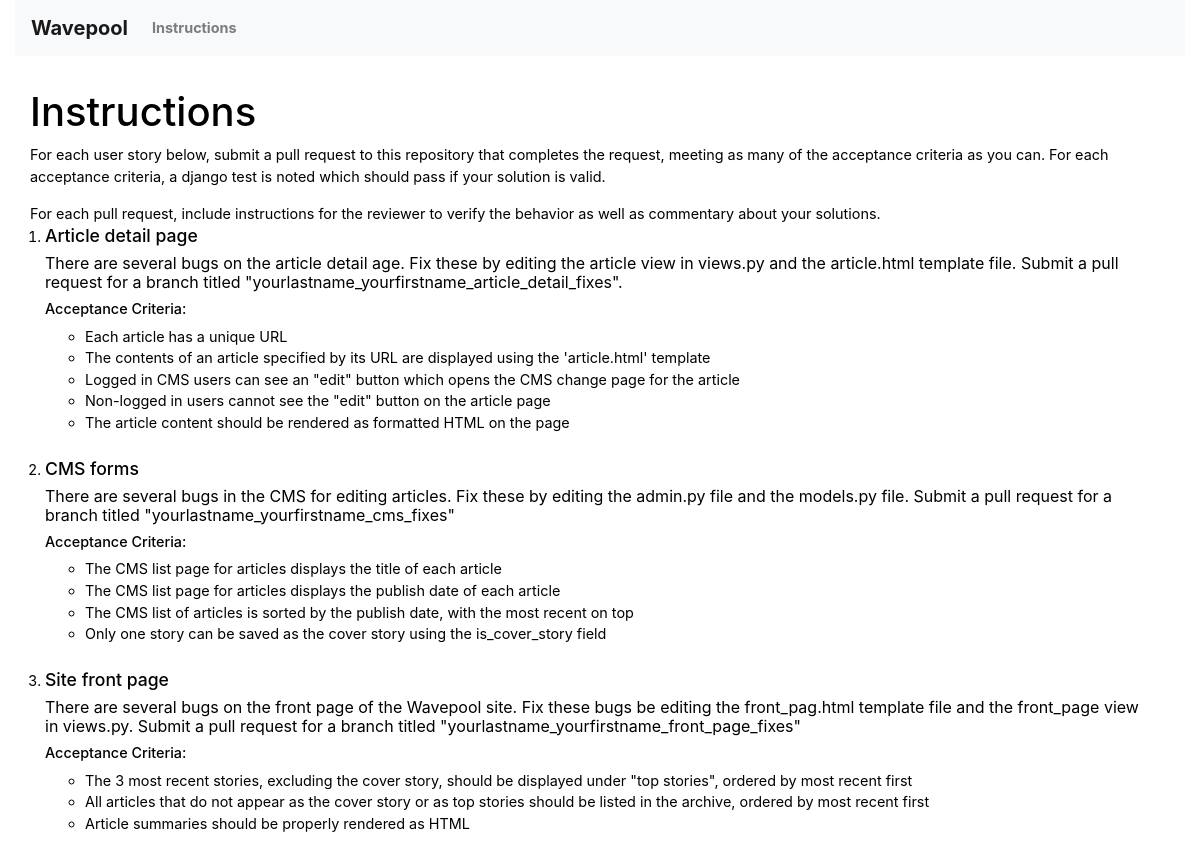
Before: /instructions with the older database file.
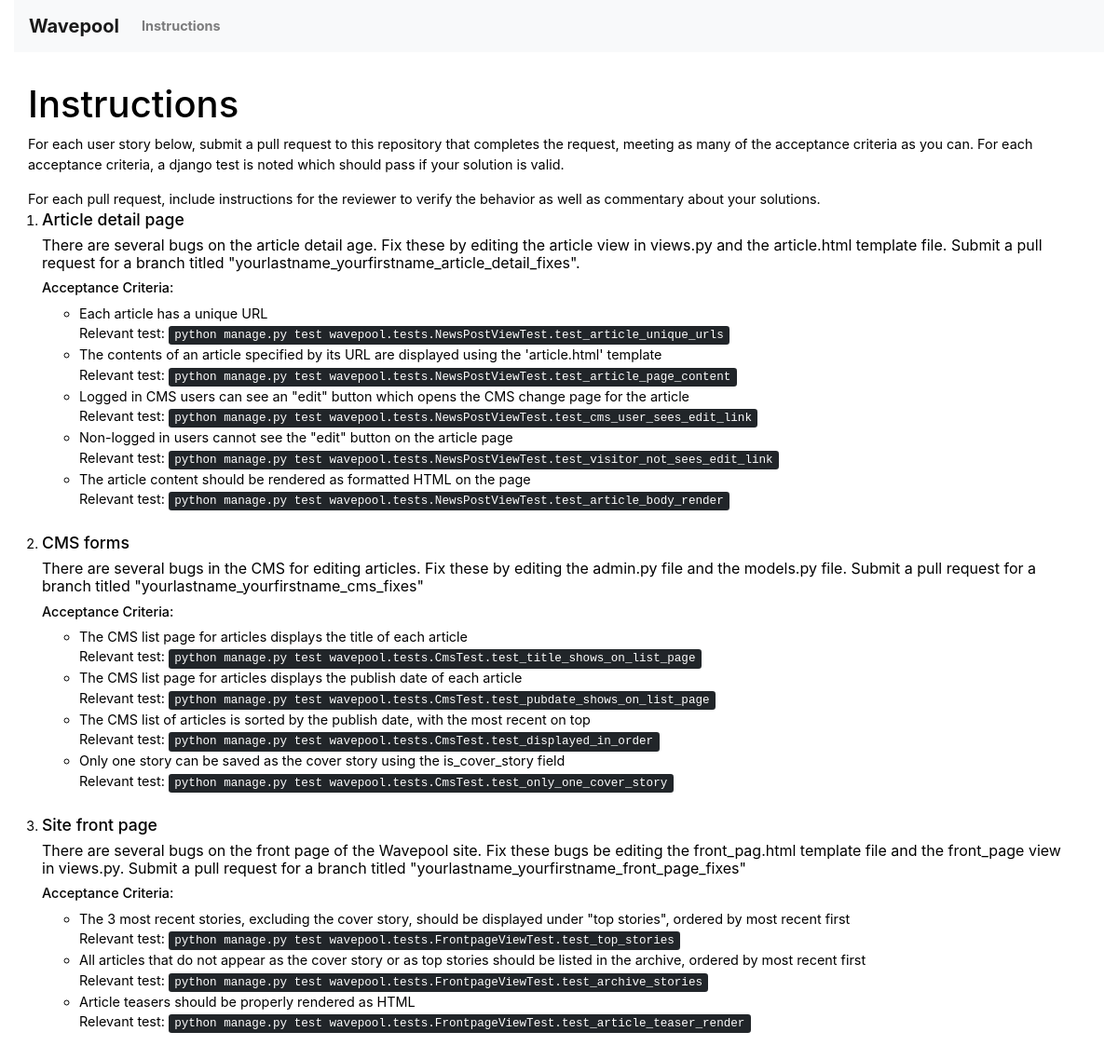
After: the same page with the newer database file.
### wavepool/models.py (models this page shows, shortened)
class UserStory(models.Model):
    title = models.CharField(max_length=300)
    description = models.TextField(max_length=1000)

class AcceptanceCriteria(models.Model):
    UserStory = models.ForeignKey(UserStory, on_delete=models.CASCADE)
    ac = models.TextField(max_length=3000)

### wavepool/views.py (the view)
# urls.py: path('instructions', views.instructions, name='instructions'),
def instructions(request):
    template = loader.get_template('wavepool/instructions.html')
    user_stories = UserStory.objects.all()
    context = {
        'user_stories': user_stories
    }
    return HttpResponse(template.render(context, request))

### wavepool/templates/wavepool/instructions.html (shortened to what this page needs)
{% extends 'wavepool/base.html' %}
{% block page_content %}
	<div id="instructions">
		<div class="row">
			<h1>Instructions</h1>
			<p>For each user story below, submit a pull request to this repository that completes the request, meeting as many of the acceptance criteria as you can. For each acceptance criteria, a django test is noted which should pass if your solution is valid.For each pull request, include instructions for the reviewer to verify the behavior as well as commentary about your solutions.</p>
		</div>
		<ol>
			{% for user_story in user_stories %}
			<li class="instructable">
				<h1>{{user_story.title}}</h1>
				<h2>{{user_story.description}}</h2>
				<h3>Acceptance Criteria:</h3>
				<ul>
				{% for ac in user_story.acceptancecriteria_set.all %}
					<li class="instructable-ac">{{ac.ac|safe}}</li>
				{% endfor %}
				</ul>
			</li>
			{% endfor %}
		</ol>
	</div>
{% endblock %}

### wavepool/templates/wavepool/base.html (shortened to what this page needs)
{% load static %}
<html>
	<head>
  		<link href="{% static 'bootstrap/css/bootstrap.min.css' %}" rel="stylesheet">
  		<link href="{% static 'app.css' %}" rel="stylesheet">
	</head>
	<body>
		<div class="container-fluid">
			<nav class="navbar navbar-expand-lg navbar-light bg-light">
			  <a class="navbar-brand" href="{% url 'home' %}">Wavepool</a>
			  <div class="collapse navbar-collapse" id="navbarSupportedContent">
			    <ul class="navbar-nav mr-auto">
			      <li class="nav-item">
			        <a class="nav-link" href="{% url 'instructions' %}">Instructions</a>
			      </li>
			    </ul>
			  </div>
			</nav>
		</div>
		<div id="page_content" class="container">
			{% block page_content %}{% endblock %}
		</div>
	</body>
</html>

### wavepool/static/app.css (style rules this page uses)
body { font-size: .9rem; }
body a { color: #000; font-weight: bold; }
h2 { font-size: .85rem; font-weight: bold; text-transform: uppercase; color: #868484; }
#page_content { margin-top: 2rem; }
#instructions { color: #000; }
#instructions ol { padding: 0; }
#instructions ol li.instructable { padding-bottom: 1.5rem; }
#instructions ol h1 { font-size: 1.1rem; }
#instructions ol h2 { font-size: 1rem; font-weight: normal; text-transform: none; color: #000; }
#instructions ol h3 { font-size: .9rem; }

Changed rows visible on the page:
changed AcceptanceCriteria: ac "Each article has a unique URL" → "Each article has a unique URL Relevant test: python manage.py test wavepool.tests.NewsPostViewTest.test_article_unique_urls"
changed AcceptanceCriteria: ac "The contents of an article specified by its URL are displayed using the 'article.html' template" → "…using the 'article.html' template Relevant test: python manage.py test wavepool.tests.NewsPostViewTest.test_article_page_content"
changed AcceptanceCriteria: ac "Logged in CMS users can see an \"edit\" button which opens the CMS change page for the article" → "…page for the article Relevant test: python manage.py test wavepool.tests.NewsPostViewTest.test_cms_user_sees_edit_link"
changed AcceptanceCriteria: ac "Non-logged in users cannot see the \"edit\" button on the article page" → "…on the article page Relevant test: python manage.py test wavepool.tests.NewsPostViewTest.test_visitor_not_sees_edit_link"
changed AcceptanceCriteria: ac "The article content should be rendered as formatted HTML on the page" → "…HTML on the page Relevant test: python manage.py test wavepool.tests.NewsPostViewTest.test_article_body_render"
changed AcceptanceCriteria: ac "The CMS list page for articles displays the title of each article" → "The CMS list page for articles displays the title of each article Relevant test: python manage.py test wavepool.tests.CmsTest.test_title_shows_on_list_page"
changed AcceptanceCriteria: ac "The CMS list page for articles displays the publish date of each article" → "…date of each article Relevant test: python manage.py test wavepool.tests.CmsTest.test_pubdate_shows_on_list_page"
changed AcceptanceCriteria: ac "The CMS list of articles is sorted by the publish date, with the most recent on top" → "…most recent on top Relevant test: python manage.py test wavepool.tests.CmsTest.test_displayed_in_order"
changed AcceptanceCriteria: ac "Only one story can be saved as the cover story using the is_cover_story field" → "…using the is_cover_story field Relevant test: python manage.py test wavepool.tests.CmsTest.test_only_one_cover_story"
changed AcceptanceCriteria: ac "The 3 most recent stories, excluding the cover story, should be displayed under \"top stories\", ordered by most recent first" → "…by most recent first Relevant test: python manage.py test wavepool.tests.FrontpageViewTest.test_top_stories"
changed AcceptanceCriteria: ac "All articles that do not appear as the cover story or as top stories should be listed in the archive, ordered by most recent first" → "…by most recent first Relevant test: python manage.py test wavepool.tests.FrontpageViewTest.test_archive_stories"
changed AcceptanceCriteria: ac "Article summaries should be properly rendered as HTML" → "Article teasers should be properly rendered as HTML Relevant test: python manage.py test wavepool.tests.FrontpageViewTest.test_article_teaser_render"
